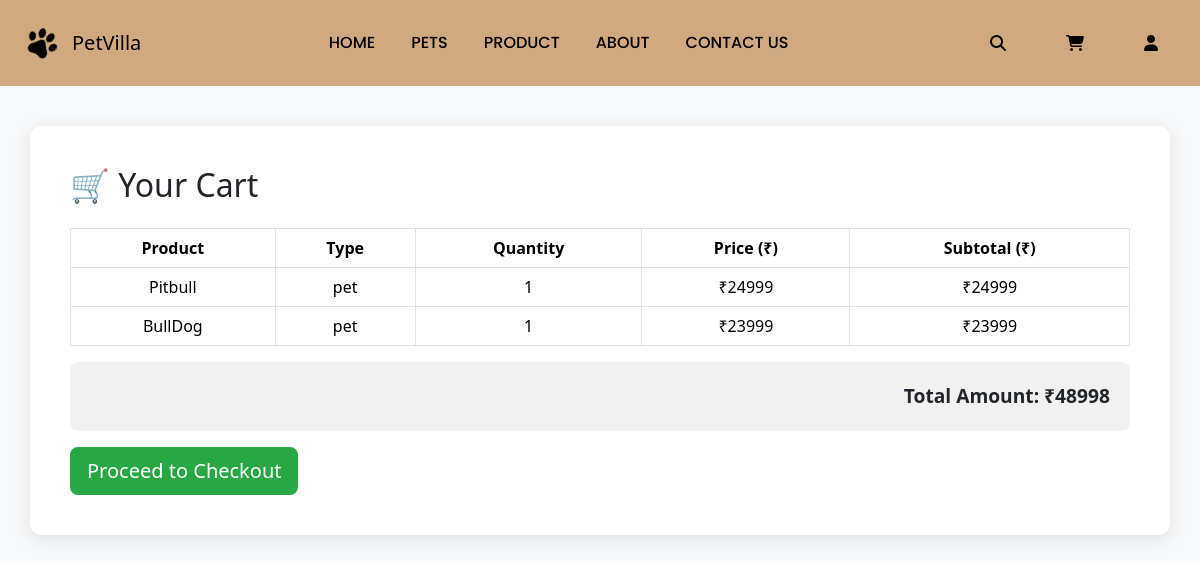
The app's page /Pages/Cart.php (signed in) with its own data.
### tables this page shows
CREATE TABLE `cart` (
  `cart_id` int(11) NOT NULL,
  `user_id` int(11) DEFAULT NULL,
  `product_id` int(11) DEFAULT NULL,
  `product_type` enum('pet','food') DEFAULT NULL,
  `quantity` int(11) DEFAULT NULL
);

CREATE TABLE `pets` (
  `pets_id` int(50) NOT NULL,
  `pet-image` varchar(50) NOT NULL,
  `pet-name` text NOT NULL,
  `pet-breed` text NOT NULL,
  `pet-age` varchar(3) NOT NULL,
  `pet-gender` text NOT NULL,
  `pet-category` text NOT NULL,
  `pet-description` varchar(200) NOT NULL,
  `pet-price` int(4) NOT NULL,
  `pet-availability` text NOT NULL
);

### Pages/Cart.php (the view, shortened to what this page needs)
<?php include "../partial/_navbar.php"; ?>
<?php include "../partial/_database.php"; ?>
<?php
$user_id = $_SESSION['user_id'];
$query = "SELECT c.*,
                 p.`pet-name` AS `pet-name`,
                 p.`pet-price` AS `pet-price`,
                 f.`food-name` AS `food-name`,
                 f.`food-price` AS `food-price`
          FROM cart c
          LEFT JOIN pets p ON c.product_type = 'pet' AND c.product_id = p.pets_id
          LEFT JOIN food f ON c.product_type = 'food' AND c.product_id = f.food_id
          WHERE c.user_id = '$user_id'";
$result = mysqli_query($conn, $query);
?>
<!DOCTYPE html>
<html lang="en">
<head>
</head>
<body>
<div class="container cart-container">
  <h2 class="mb-4">🛒 Your Cart</h2>
  <div class="table-responsive">
    <table class="table table-bordered table-hover text-center">
      <thead>
        <tr>
          <th>Product</th>
          <th>Type</th>
          <th>Quantity</th>
          <th>Price (₹)</th>
          <th>Subtotal (₹)</th>
        </tr>
      </thead>
      <tbody>
      <?php
        $total_amount = 0;
        while ($row = mysqli_fetch_assoc($result)) {
          if ($row['product_type'] == 'pet') {
            $product_name = $row['pet-name'];
            $price = $row['pet-price'];
          } else {
            $product_name = $row['food-name'];
            $price = $row['food-price'];
          }
          $quantity = intval($row['quantity']);
          $subtotal = floatval($price) * $quantity;
          $total_amount += $subtotal;
          echo "<tr>
                  <td>$product_name</td>
                  <td>{$row['product_type']}</td>
                  <td>$quantity</td>
                  <td>₹$price</td>
                  <td>₹$subtotal</td>
                </tr>";
        }
      ?>
      </tbody>
    </table>
  </div>
  <div class="total-box mb-3">
    <strong>Total Amount: ₹<?php echo $total_amount; ?></strong>
  </div>
  <div class="text-right">
    <form action="check.php" method="POST">
      <button type="submit" class="btn btn-checkout btn-lg">Proceed to Checkout</button>
    </form>
  </div>
</div>
</body>
</html>

### partial/_navbar.php (style rules this page uses)
* { padding: 0; margin: 0; }

### Pages/Cart.php (style rules this page uses)
body { background-color: #f8f9fa; font-family: 'Segoe UI', Tahoma, Geneva, Verdana, sans-serif; }
.cart-container { background: #fff; padding: 40px; margin-top: 40px; border-radius: 12px; box-shadow: 0 4px 20px rgba(0,0,0,0.1); }
.table thead { background-color: #343a40; color: #fff; }
.total-box { background: #f1f1f1; padding: 20px; border-radius: 8px; font-size: 1.2rem; text-align: right; }
.btn-checkout { background-color: #28a745; color: white; font-weight: 500; }

### records on screen
cart: pets.pet-name "Pitbull", product_type "pet", quantity "1", pets.pet-price "24999"
cart: pets.pet-name "BullDog", product_type "pet", quantity "1", pets.pet-price "23999"

### other values on screen
$total_amount "48998"
